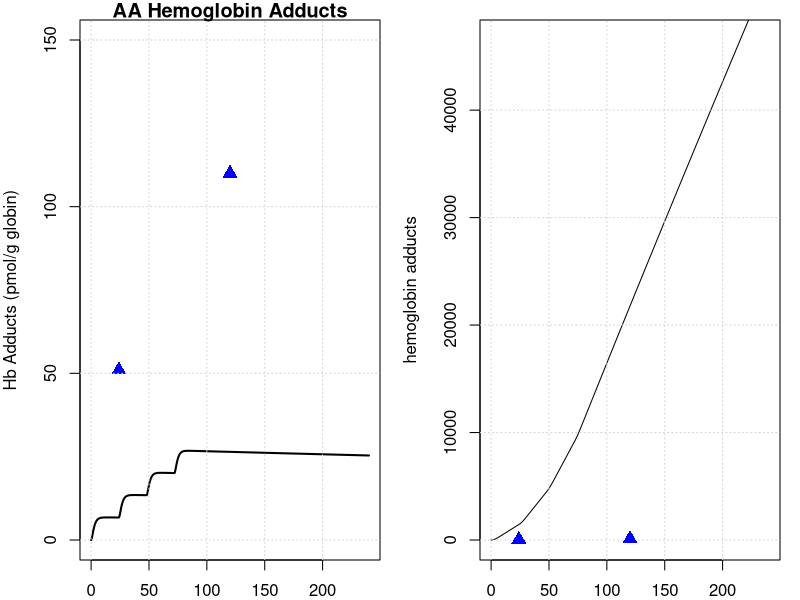

Source code (R):
library(deSolve)
library(minpack.lm)
graphics.off()

# body weight in kg
BW = 70 
# fractions of BW
##https://journals.sagepub.com/doi/pdf/10.1177/ANIB_32_3-4
F_B = 0.079 
F_B_AB = 0.35 #fraction: arterial blood of blood volume
F_B_VB = 0.65 #fraction: venous blood of blood volume
F_Li = 0.026
F_Ki = 0.0044
F_T = 1-(F_B+F_Li+F_Ki)
# organ volumes in L
V_AB <- BW*F_B*F_B_AB 
V_VB <- BW*F_B*F_B_VB 

V_T <- BW*F_T
V_Ki <- BW*F_Ki
V_Li <- BW*F_Li
# cardiac output in L/(kg*h)
##https://journals.sagepub.com/doi/pdf/10.1177/ANIB_32_3-4
QCC = 16        #12.5 # maybe 14 or 6.5 check?
Q_C = QCC*BW^0.75
#FQ_P = 2.5/100 Trine: We don't have a lung compartment in this model
FQ_Li = 0.255
FQ_Ki = 0.19 #total - there is also an aterial flow rate 
FQ_T = 1 -( FQ_Li + FQ_Ki) # +FQ_P) Trine: We don't have a lung compartment in this model
Q_Li <- Q_C*FQ_Li
Q_Ki <- Q_C*FQ_Ki
Q_T <- Q_C*FQ_T

MW_aa = 71   # mg/mmol
MW_ga = 87   # mg/mmol
MW_GSH = 307.32 # mg/mmol
k_0_GSH = 7   # from Sweeney paper.
MW_GSH = 307.32     # mg/mmol

# partition coefficient 
pAA_TB = .2        # Tissue::blood partition AA, Sweeney et al (2010) paper
pAA_KiB = 0.8      # Kidney::blood partition AA, Sweeney et al (2010) paper
pAA_LiB = 0.4      # liver::blood partition AA, Sweeney et al (2010) paper
# Maybe we said it earlier and these parameters are not sensitive to the model, but from which paper did you get the values of these partition coefs., 
# in the paper of Sweeney and of Li are different pAA_LiB = 0.4 and pAA_KiB = 0.8.

# reaction rate constants 
k_AAuptake = 1 #1/h

k_onAA_T = 0.028  #1/h     # we took it from Sweenney
k_onAA_B = 0.036  #1/h
k_onAA_Li = 0.71 #1/h
k_onAA_Ki = 0.13 #1/h

# from 0.23 to 0.35
k_cl_GSH = 0.035   # 1/h   #  Reed et al. 2008 'A mathematical model of glutathione metabolism'
# doi:10.1186/1742-4682-5-8

# k_onAA_GSH = 0.55 # L/(mmol h)
# check, we do not use it any more.
k_exc_AAMA = 0.049  ## ##MK Furh et al. report on Elimination half-life of AAMA as ~17.4 h, then k_exc_AAMA=0.0398 h-1#
# 'Toxicokinetics of acrylamide in humans after ingestion of a defined dose in a test meal to improve risk assessment for acrylamide carcinogenicity'
# DOI: 10.1158/1055-9965.EPI-05-0647
# 0.049 #1/h or 0.13 # this will change the shape

# Maximum velocity for enzymatic reaction 
V_max_p450 = 9 /MW_aa*BW^0.7  # mg/h  from Sweenney paper, checked!
# maximum rate of GA and AA conjugation with GSH (mg/(h BW^0.7))
Vmax_AA_GSH <- 24*BW^0.7 # from the Sweeny  fitted   mg/h

# +++++++++++++++++++++++++++++++++++++++++++++++++++++++++++++++++
# PARAMETERS FOR GA
# +++++++++++++++++++++++++++++++++++++++++++++++++++++++++++++++++
# partition coefficient
pGA_TB = 1.35 # Have been calculated from the Doerge et al 2005 paper on TK in mice
pGA_LiB = 0.63 # Have been calculated from the Doerge et al 2005 paper on TK in mice
pGA_KiB = .3

#k_onGA_GSH = 0.8 #L/(mmol h)
k_onGA_T = 0.69        #1/h
k_onGA_B = 0.108       #1/h
k_onGA_Ki = k_onAA_T/2 #1/h
k_onGA_Li = 0.115      #1/h

k_exc_GAMA = 0.027   ##MK Furh et al. report on Elimination half-life of GAMA: ~25.1 hours, then k_exc_GAMA = 0.0276 h-1##  
# 0.077 #1/h  # or 0.027 # from sweeney # 
k_exc_GAOH = 0.077     # 1/h  # from sweeney
# (removed as no longer used) k_exc_GA <- .4         # 1/h Q_Ki*0.025

# Maximum velocity for enzymatic reaction 
V_max_EH = 20 *BW^0.7  
KM_p450 = 10.0
KM_EH = 100.0
# maximum rate of GA and AA conjugation with GSH (mg/(h BW^0.7))
Vmax_GA_GSH <- 20*BW^0.7 # from the Sweeny ( Vmax_GC2 )  fitted   mg/h

KMG1 = 50  #!Km with respect to AA for GSH conjugation mg/L (from Sweeny code) 
# Trine: This should be mg. Delete the term MW_aa
# Sweeney has this parameter for rats ans 100 mg/L why did you use this number and why divived by MW??

KMGG = .1/MW_GSH        # !KM with respect to GSH for AA or GA conjugation with GSH mmol/L. Trine: should be mg/L
####and that this is 307 mg/L #This comment is wrong ignore
KMG2 = 100  #!Km with respect to GA for GSH conjugation mM. Trine: This should be mg. Delete the term MW_aa
# The same comment as for KMG1

# from the code, not from paper
KPT_Li = 0.015    # !'protein turnover rate in liver'# this is confimred in the exp. values of Sweeney
KPT_Ki = 0.013    # !'protein turnover rate in kidney'# 1/h this is 0.012 in Sweeney, I guess its not much of difference
#KPTR   = 1        # !'protein turnover rate in rpt'# this is 0.012 in Li et.al
KPTS   = 0.0039   # !'protein turnover rate in spt'# and this they have it 0.0051 Sweeney and Li 0.0012 refering to Sweeney
KPTRB  = 0.00035  # (correct by Maria)    # !'protein turnover rate in rbc'# how did we get that?
KPTPL  = 0.012    # !'protein turnover rate in plasma'# Sweeney has 0.012 for this value

kpb_Li = 0.1    #!protein binding in liver
kpbk_ki = 0.08   #!protein binding in kidney
kpbr1 = 0.08  # !protein binding in rpt
kpbs1 = 0.08   #!protein binding in spt
kpbrb1 = 0.01 # !protein binding in rbc (hemoglobin binding)
kpbpl1 = 0.01   #!protein binding in plasma 
reactratio = 2.0  #!reactivity ratio with protein, AA/GA
kpb_Li_2 = kpb_Li/reactratio    #!protein binding in liver
kpbk2 = kpbk_ki/reactratio    #!protein binding in kidney
kpbr2 = kpbr1/reactratio    #!protein binding in rpt
kpbs2 = kpbs1/reactratio    #!protein binding in spt
kpbrb2 = kpbrb1/reactratio  #!protein binding in rbc (hemoglobin binding)
kpbpl2 = kpbpl1/reactratio  #!protein binding in plasma 

# +++++++++++++++++++++++++++++++++++++++++++++++++++++++++++++++++
# CORRECTED HB ADDUCT PARAMETERS
# +++++++++++++++++++++++++++++++++++++++++++++++++++++++++++++++++

# 1. Total Globin Calculation (Standard Reference Man)
# Hb concentration ~150 mg/mL (or g/L). Blood Volume ~5 L.
Total_Globin_mg <- 150 * 5000 # = 750,000 mg

# 2. Formation Constants (L/h)
# Literature k_val = 7500 fmol / (mg_globin * mM_AA * h)
# Conversion logic: K (L/h) = k_val * Total_Globin * 1e-12
K_FORM_AA_VAL <- 7500 * Total_Globin_mg * 1e-12  # Result: ~0.0056 L/h

# Literature k_val_GA = 34000 fmol / (mg_globin * mM_GA * h)
K_FORM_GA_VAL <- 34000 * Total_Globin_mg * 1e-12 # Result: ~0.0255 L/h

# 3. Removal Constants (1/h)
# Adducts are removed with RBC turnover (Lifespan ~120 days)
# Should match KPTRB (Protein turnover in RBC)
K_REM_AA_VAL <- KPTRB # 0.00035
K_REM_GA_VAL <- KPTRB # 0.00035





# +++++++++++++++++++++++++++++++++++++++++++++++++++++++++++++++++
# create list of parameter
# +++++++++++++++++++++++++++++++++++++++++++++++++++++++++++++++++
params <- unlist(c(data.frame(pAA_TB, pAA_LiB, pAA_KiB,
                              pGA_TB, pGA_LiB, pGA_KiB,
                              k_onAA_T, k_onAA_B, k_onAA_Li,  k_onAA_Ki,
                              k_onGA_T, k_onGA_B, k_onGA_Li, k_onGA_Ki, 
                              k_exc_AAMA, k_exc_GAMA,
                              k_cl_GSH, V_max_p450, KM_p450, V_max_EH, KM_EH,
                              k_AAuptake)
))
yini <- c(m_AA_AB = 0.0, m_GA_AB = 0.0,      
          m_AA_VB = 0.0, m_GA_VB = 0.0,
          m_AA_Ki = 0.0, m_GA_Ki = 0.0, m_AA_dose = 0 ,
          m_AA_Li = 0.0, m_AAMA = 0.0, 
          m_GA_Li = 0.0, a_pb_GA_Li = 0.0,
          m_GAMA  = 0.0,       
          m_GSH_Li = k_0_GSH * V_Li * MW_GSH, 
          m_AA_T = 0.0, m_GA_T = 0.0,
          m_GAOH = 0.0, 
          a_pb_AA_Ki = 0,  a_pb_AA_Li = 0,
          a_pb_GA_Ki = 0, a_pb_AA_T = 0, 
          a_pb_GA_T = 0,
          a_pb_GA_B = 0,
          m_AA_Hb = 0.0,   # <-- AA-hemoglobin adduct
          m_GA_Hb = 0.0    # <-- GA-hemoglobin adduct
)
# ++++++++++++++++++++++++++++++++++++++++++++++++++++++++++++++++++
# PBPK model for Acrylamide (AA) with GA and mass-balance diagnostics
# ++++++++++++++++++++++++++++++++++++++++++++++++++++++++++++++++++
PBPKmodelAA <- function(t, state, parameter) {
  with(as.list(c(t, state, parameter)), {
    
    #----#---#  Model for AA  #---#---#
    # concentrations blood in the organs in mg/L
    c_AA_AB <- m_AA_AB / V_AB
    c_AA_VB <- m_AA_VB / V_VB
    c_AA_T  <- m_AA_T  / V_T
    c_AA_Li <- m_AA_Li / V_Li   
    c_AA_Ki <- m_AA_Ki / V_Ki
    
    c_GSH_Li <- m_GSH_Li / V_Li
    
    # units checked -> mg/h
    dm_AA_dose <- - k_AAuptake * m_AA_dose
    
    # Blood
    # units checked -> mg/h
    dm_AA_AB <- Q_C * (c_AA_VB - c_AA_AB) - k_onAA_B * m_AA_AB
    # suggest to change from - k_onAA_B * m_AA_AB to - k_onAA_B * c_AA_AB * V_AB
    dm_AA_VB <- Q_T * (c_AA_T / pAA_TB) + Q_Li * (c_AA_Li / pAA_LiB) + Q_Ki * (c_AA_Ki / pAA_KiB) -
      Q_C * c_AA_VB - k_onAA_B * m_AA_VB
    # similar change from suggest to change from - k_onAA_B * m_AA_VB to - k_onAA_B * c_AA_VB * V_VB
    # overall turnover / bound pool in blood (diagnostic of binding turnover)
    
    # I suggest we write that
    #V_RBC_AB <- V_AB * F_BC
    #V_RBC_VB <- V_VB * F_BC
    #F_BC <- 0.44  # Fraction of blood volume that is RBCs, Hematocrit
    
    # RBC volumes in arterial and venous blood
    #c_pb_AA_AB <- a_pb_AA_AB / V_RBC_AB  
    #c_pb_AA_VB <- a_pb_AA_VB / V_RBC_VB  
    
    # Arterial RBC binding, turn over and exchange
    #da_pb_AA_AB <- kpbrb1 * c_AA_AB * V_RBC_AB - a_pb_AA_AB * KPTRB + Q_C * (c_pb_AA_VB - c_pb_AA_AB)
    
    # Venous RBC binding 
    #da_pb_AA_VB <- kpbrb1 * c_AA_VB * V_RBC_VB - a_pb_AA_VB * KPTRB + Q_C * (c_pb_AA_AB - c_pb_AA_VB)
    
    
    # !terminal valine hemoglobin adducts
    dm_AA_Hb <- K_FORM_AA_VAL * c_AA_VB - K_REM_AA_VAL * m_AA_Hb
    
    
    
    
    # Kidney
    dm_AA_Ki <- Q_Ki * c_AA_AB - Q_Ki * (c_AA_Ki / pAA_KiB) - k_onAA_Ki * m_AA_Ki
    # protein turnover AA in Kidney
    da_pb_AA_Ki <- kpbk_ki * m_AA_Ki - a_pb_AA_Ki * KPT_Ki
    
    # liver metabolism (AA -> GA via P450 and AA -> AAMA via GSH conjugation)
    metAA_GSH  <- Vmax_AA_GSH * c_AA_Li * c_GSH_Li / ((KMG1 + c_AA_Li) * (KMGG + c_GSH_Li))
    metAA_P450 <- V_max_p450 * MW_aa * c_AA_Li / (KM_p450 + c_AA_Li)
    
    # Liver mass balance for AA
    dm_AA_Li <- Q_Li * (c_AA_AB - c_AA_Li / pAA_LiB) + k_AAuptake * m_AA_dose -
      k_onAA_Li * m_AA_Li - metAA_P450 - metAA_GSH
    # protein turnover AA in Liver
    da_pb_AA_Li <- kpb_Li * m_AA_Li - a_pb_AA_Li * KPT_Li
    
    # Tissue
    dm_AA_T <- Q_T * (c_AA_AB - c_AA_T / pAA_TB) - k_onAA_T * m_AA_T
    # protein turnover AA in Tissue
    da_pb_AA_T <- kpbs1 * m_AA_T - a_pb_AA_T * KPTS
    
    # Urine / metabolite AAMA (from AA via GSH conjugation)
    dm_AAMA <- metAA_GSH - m_AAMA * k_exc_AAMA
    
    
    ########################################################################################
    #-GA-#-GA-#  Model for GA  #-GA-#-GA-#    
    # concentrations blood in the organs in mg/L
    c_GA_AB <- m_GA_AB / V_AB
    c_GA_VB <- m_GA_VB / V_VB
    c_GA_T  <- m_GA_T  / V_T
    c_GA_Li <- m_GA_Li / V_Li
    c_GA_Ki <- m_GA_Ki / V_Ki
    
    # Blood
    dm_GA_AB <- Q_C * (c_GA_VB - c_GA_AB) - k_onGA_B * m_GA_AB
    dm_GA_VB <- Q_T * (c_GA_T / pGA_TB) + Q_Li * (c_GA_Li / pGA_LiB) + Q_Ki * (c_GA_Ki / pGA_KiB) -
      Q_C * c_GA_VB - k_onGA_B * m_GA_VB
    
    # overall turnover / bound pool in blood (diagnostic of binding turnover)
    da_pb_GA_B <- k_onGA_B * c_GA_AB - a_pb_GA_B * KPTRB + Q_C * (c_GA_VB - c_GA_AB)
    
    # hemoglobin
    dm_GA_Hb <- K_FORM_GA_VAL * c_GA_VB - K_REM_GA_VAL * m_GA_Hb
    
    
    # Kidney
    dm_GA_Ki <- Q_Ki * c_GA_AB - Q_Ki * (c_GA_Ki / pGA_KiB) - k_onGA_Ki * m_GA_Ki
    da_pb_GA_Ki <- kpbk_ki * m_GA_Ki - a_pb_GA_Ki * KPT_Ki
    
    # Liver metabolism for GA (and formation from AA via p450)
    metGA_GSH <- Vmax_GA_GSH * c_GSH_Li * c_GA_Li / ((c_GA_Li + KMG2) * (c_GSH_Li + KMGG))
    metGA_EH  <- V_max_EH  * c_GA_Li / (KM_EH + c_GA_Li)
    
    dm_GA_Li <- Q_Li * (c_GA_AB - c_GA_Li / pGA_LiB) - k_onGA_Li * m_GA_Li +
      metAA_P450 - metGA_GSH - metGA_EH
    # protein turnover GA in Liver
    da_pb_GA_Li <- kpb_Li_2 * m_GA_Li - a_pb_GA_Li * KPT_Li
    
    # GA metabolites (excretable)
    dm_GAMA  <- metGA_GSH - m_GAMA * k_exc_GAMA
    dm_GAOH  <- metGA_EH  - m_GAOH * k_exc_GAOH
    
    # Tissue
    dm_GA_T <- Q_T * (c_GA_AB - c_GA_T / pGA_TB) - k_onGA_T * m_GA_T
    da_pb_GA_T <- kpbs2 * m_GA_T - a_pb_GA_T * KPTS
    
    # GSH pool in liver (consumed by both AA and GA conjugation)
    dm_GSH_Li <- k_0_GSH * V_Li * MW_GSH - k_cl_GSH * m_GSH_Li - metAA_GSH - metGA_GSH
    
    
    
    
    # -------------------------------------------------------------------------
    # Mass-balance diagnostics (do not change dynamics; returned as named outputs)
    # Total mass pools (AA, GA, and combined AA+GA + metabolites)
    total_AA_mass <- m_AA_AB + m_AA_VB + m_AA_T + m_AA_Li + m_AA_Ki + m_AAMA
    total_GA_mass <- m_GA_AB + m_GA_VB + m_GA_T + m_GA_Li + m_GA_Ki + m_GAMA + m_GAOH
    
    # Rate of change of total AA (sum of AA derivatives)
    dm_total_AA <- dm_AA_dose + dm_AA_AB + dm_AA_VB + dm_AA_T + dm_AA_Li + dm_AA_Ki + dm_AAMA
    # Rate of change of total GA (sum of GA derivatives)
    dm_total_GA <- dm_GA_AB + dm_GA_VB + dm_GA_T + dm_GA_Li + dm_GA_Ki + dm_GAMA + dm_GAOH
    
    # Combined pool derivative (AA + GA + excretable metabolites)
    combined_deriv <- dm_total_AA + dm_total_GA
    
    # Total excretion (rate at which mass leaves the modeled system)
    total_excretion_rate <- m_AAMA * k_exc_AAMA + m_GAMA * k_exc_GAMA + m_GAOH * k_exc_GAOH
    
    # For perfect mass conservation: combined_deriv + total_excretion_rate should be ~ 0
    # (because conversions AA->GA are internal transfers; only excretion removes mass)
    mass_balance_residual <- combined_deriv + total_excretion_rate
    
    # Flow/volume diagnostics
    flow_residual <- Q_C - (Q_T + Q_Li + Q_Ki)   # if non-zero, flows don't sum to cardiac output
    volume_sum    <- V_AB + V_VB + V_T + V_Li + V_Ki  # check if sum matches expected total blood/tissue volume
    
    # -------------------------------------------------------------------------
    # Return: first element must be vector of derivatives (in the same order as `state`)
    derivs <- c(
      dm_AA_AB,    dm_GA_AB,   
      dm_AA_VB,    dm_GA_VB,
      dm_AA_Ki,    dm_GA_Ki,   dm_AA_dose,
      dm_AA_Li,    dm_AAMA,
      dm_GA_Li,    da_pb_GA_Li, dm_GAMA,
      dm_GSH_Li,   dm_AA_T,     dm_GA_T,
      dm_GAOH,
      da_pb_AA_Ki, da_pb_AA_Li,
      da_pb_GA_Ki, da_pb_AA_T, 
      da_pb_GA_T,
      da_pb_GA_B,
      dm_AA_Hb ,   # <-- AA-hemoglobin adduct
      dm_GA_Hb     # <-- GA-hemoglobin adduct
    )
    
    # Named diagnostics returned as additional items (deSolve will include them in output)
    return(list(
      derivs,
      total_AA_mass = total_AA_mass,
      total_GA_mass = total_GA_mass,
      combined_total_mass = total_AA_mass + total_GA_mass,
      dm_total_AA = dm_total_AA,
      dm_total_GA = dm_total_GA,
      combined_deriv = combined_deriv,
      total_excretion_rate = total_excretion_rate,
      mass_balance_residual = mass_balance_residual,
      flow_residual = flow_residual,
      volume_sum = volume_sum
    ))
  })
}
PBPKmodelAA <- compiler::cmpfun(PBPKmodelAA)

# ++++++++++++++++++++++++++++++++++++++++++++++++++++++++++++++++++
# manual readout from Vikstrom 2011 InVitroAcrylamide
# ++++++++++++++++++++++++++++++++++++++++++++++++++++++++++++++++++

n_days = 5  # simulate for 5 days

times <- seq(from = 0, to = n_days * 24 * 2  , by = 0.1)
diet <- data.frame(var = "m_AA_dose", method = "add",   #  24* c(0:(n_days/2))
                   time = c(0, 24, 48, 72 ),  value = 11 *BW /1000 ) #  0.5 *BW /1000   # dose of 0.05 microg/kg bw
out <- ode(y = yini, times = times, func = PBPKmodelAA, parms = params, events = list(data = diet))




# Calculate Unit Conversion Factor: mg (model) -> pmol/g globin (y-axis)
Total_Globin_mg <- 150 * 5000 # = 750,000 mg
# Factor = (1e9 pmol/mmol) / (MW_aa_mg/mmol * Total_Globin_g)
Total_Globin_g <- Total_Globin_mg / 1000 # 750 g
conv_factor_AA <- 1e9 / (MW_aa * Total_Globin_g) 
conv_factor_GA <- 1e9 / (MW_ga * Total_Globin_g)



par(mfrow=c(1,2),mar=c(2,4,1,1))
# plot for hemoglobin adducts AA 
plot(out[,'time'], out[,'m_AA_Hb'] * conv_factor_AA,  # 6.53×10^6
     type = 'l', lwd=2,  xlab = 'Time (hours)',    ylab = 'Hb Adducts (pmol/g globin)', 
     main = 'AA Hemoglobin Adducts',    ylim = c(0, 150)) # Adjusted ylim to typical range (0-150)
# Add reference points (ensure these values are also in pmol/g globin)
points(c(24, 120), c(51, 110), col="blue", cex = 1.5, pch = 17) ; grid()

plot(out[,'time'], cumsum( out[,'m_AA_Hb'] * conv_factor_AA ),type = 'l',xlab = '', ylab = 'hemoglobin adducts', 
     ylim = c(0, 5*max(out[,'m_AA_Hb']) )* 6.53 * 10^6 ); grid()
points(  c(24, 120), c( 51, 110 )  , col="blue",cex = 1.5, pch = 17)
